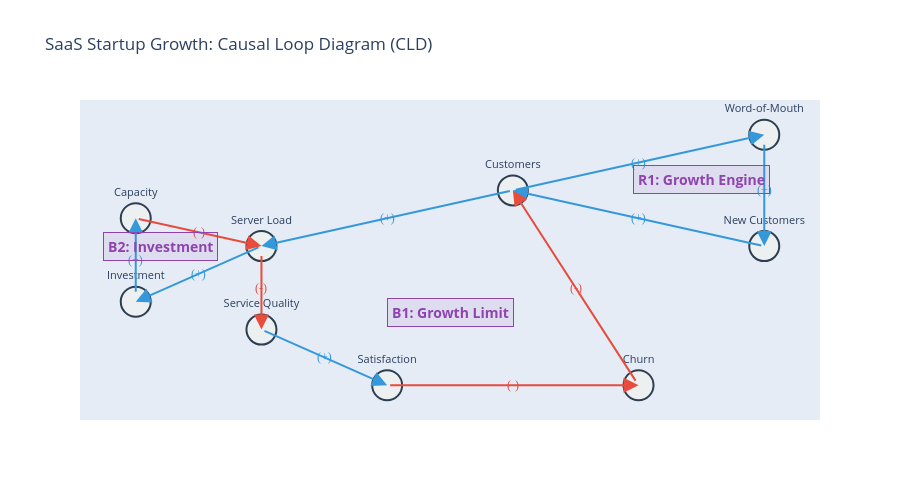

The code cell stored with this chart in its notebook:
### Markdown cell above
### 6.3 인과 루프 다이어그램 (CLD)

**한 줄 요약:** 시스템의 피드백 구조를 **변수와 화살표로 그린 지도**. DAG와 비슷하지만 **순환(루프)**이 허용된다.

#### CLD 표기법

| 요소 | 표기 | 의미 |
|------|------|------|
| 변수 | 텍스트 | 시스템의 상태 (고객 수, 품질 등) |
| 양의 인과 | ──→ (+) | 같은 방향으로 변화 (A↑ → B↑) |
| 음의 인과 | ──→ (-) | 반대 방향으로 변화 (A↑ → B↓) |
| 강화 루프 | R | 변화를 증폭 (눈덩이) |
| 균형 루프 | B | 변화를 억제 (온도조절기) |

**루프 유형 판별법:**
1. 루프를 한 바퀴 따라간다
2. 음의 극성(-)의 개수를 센다
3. **짝수면 R(강화), 홀수면 B(균형)**

#### CLD 예시: SaaS 스타트업의 성장과 한계

```
     [R1: 성장 엔진 — 구전으로 성장]
      고객 수 ──(+)──→ 구전 효과 ──(+)──→ 신규 고객 ──(+)──→ 고객 수 ↑

     [B1: 성장 한계 — 품질 저하로 이탈]
      고객 수 ──(+)──→ 서버 부하 ──(-)──→ 서비스 품질 ──(+)──→ 만족도
                                                                    │
      고객 수 ←──(-)── 이탈 ←──(-)──────────────────────────────────┘
```

- 초기: **R1이 우세** → 빠른 성장
- 고객이 늘면: **B1이 강해짐** → 품질 저하 → 이탈 증가
- 어느 시점에서 B1이 R1을 압도 → **성장 정체 또는 역전**

이것이 **"성장의 한계"** 패턴이다. 많은 스타트업이 이 함정에 빠진다.

### Code cell
# CLD 시각화: SaaS 스타트업 성장 모델
def draw_cld(nodes, edges, title, loop_labels=None):
    """인과 루프 다이어그램을 Plotly로 시각화
    
    Args:
        nodes: dict {name: (x, y)} 노드 위치
        edges: list of (from, to, polarity) 연결
        title: 그래프 제목
        loop_labels: list of (x, y, text) 루프 레이블
    """
    fig = go.Figure()
    
    # 엣지 그리기
    for src, tgt, polarity in edges:
        x0, y0 = nodes[src]
        x1, y1 = nodes[tgt]
        color = '#3498db' if polarity == '+' else '#e74c3c'
        dash = 'solid' if polarity == '+' else 'dash'
        
        # 화살표
        fig.add_annotation(
            x=x1, y=y1, ax=x0, ay=y0,
            xref='x', yref='y', axref='x', ayref='y',
            showarrow=True, arrowhead=2, arrowsize=1.5,
            arrowcolor=color, arrowwidth=2
        )
        
        # 극성 레이블
        mx, my = (x0 + x1) / 2, (y0 + y1) / 2
        fig.add_annotation(
            x=mx, y=my, text=f'({polarity})',
            showarrow=False, font=dict(size=12, color=color, family='Arial Black')
        )
    
    # 노드 그리기
    node_x = [pos[0] for pos in nodes.values()]
    node_y = [pos[1] for pos in nodes.values()]
    node_text = list(nodes.keys())
    
    fig.add_trace(go.Scatter(
        x=node_x, y=node_y, mode='markers+text',
        marker=dict(size=30, color='white', line=dict(width=2, color='black')),
        text=node_text, textposition='top center',
        textfont=dict(size=11, color='black'), showlegend=False
    ))
    
    # 루프 레이블
    if loop_labels:
        for lx, ly, lt in loop_labels:
            fig.add_annotation(
                x=lx, y=ly, text=f'<b>{lt}</b>',
                showarrow=False,
                font=dict(size=14, color='black'),
                bgcolor='rgba(155, 89, 182, 0.1)',
                bordercolor='black', borderwidth=1, borderpad=4
            )
    
    fig.update_layout(
        title=title, height=500,
        xaxis=dict(showgrid=False, zeroline=False, showticklabels=False),
        yaxis=dict(showgrid=False, zeroline=False, showticklabels=False)
    )
    return fig

# SaaS 스타트업 CLD
nodes = {
    'Customers': (2, 4),
    'Word-of-Mouth': (4, 5),
    'New Customers': (4, 3),
    'Server Load': (0, 3),
    'Service Quality': (0, 1.5),
    'Satisfaction': (1, 0.5),
    'Churn': (3, 0.5),
    'Investment': (-1, 2),
    'Capacity': (-1, 3.5)
}

edges = [
    # R1: Growth Engine
    ('Customers', 'Word-of-Mouth', '+'),
    ('Word-of-Mouth', 'New Customers', '+'),
    ('New Customers', 'Customers', '+'),
    # B1: Growth Limit
    ('Customers', 'Server Load', '+'),
    ('Server Load', 'Service Quality', '-'),
    ('Service Quality', 'Satisfaction', '+'),
    ('Satisfaction', 'Churn', '-'),
    ('Churn', 'Customers', '-'),
    # B2: Investment Response
    ('Server Load', 'Investment', '+'),
    ('Investment', 'Capacity', '+'),
    ('Capacity', 'Server Load', '-'),
]

loop_labels = [
    (3.5, 4.2, 'R1: Growth Engine'),
    (1.5, 1.8, 'B1: Growth Limit'),
    (-0.8, 3, 'B2: Investment')
]

fig = draw_cld(nodes, edges, 'SaaS Startup Growth: Causal Loop Diagram (CLD)', loop_labels)
fig.show()

print("💡 CLD 해석:")
print("   R1(성장 엔진): 고객 → 구전 → 신규고객 → 고객 (양의 극성만 → 강화 루프)")
print("   B1(성장 한계): 고객 → 부하 → 품질↓ → 만족↓ → 이탈↑ → 고객↓ (음의 극성 3개 → 균형 루프)")
print("   B2(투자 대응): 부하 → 투자 → 용량↑ → 부하↓ (음의 극성 1개 → 균형 루프)")
print("\n⚠️ 핵심 질문: B2(투자)가 B1(성장 한계)을 충분히 상쇄할 수 있는가?")

### Figure 1 — Plotly figure (JSON) as saved in the notebook; plotly's stock layout.template omitted (floating-point values rounded to 4 significant figures)
{"data": [{"marker": {"color": "#ecf0f1", "line": {"color": "#2c3e50", "width": 2}, "size": 30}, "mode": "markers+text", "showlegend": false, "text": ["Customers", "Word-of-Mouth", "New Customers", "Server Load", "Service Quality", "Satisfaction", "Churn", "Investment", "Capacity"], "textfont": {"size": 11}, "textposition": "top center", "type": "scatter", "x": [2, 4, 4, 0, 0, 1, 3, -1, -1], "y": [4, 5, 3, 3, 1.5, 0.5, 0.5, 2, 3.5]}], "layout": {"annotations": [{"arrowcolor": "#3498db", "arrowhead": 2, "arrowsize": 1.5, "arrowwidth": 2, "ax": 2, "axref": "x", "ay": 4, "ayref": "y", "showarrow": true, "x": 4, "xref": "x", "y": 5, "yref": "y"}, {"font": {"color": "#3498db", "family": "Arial Black", "size": 12}, "showarrow": false, "text": "(+)", "x": 3, "y": 4.5}, {"arrowcolor": "#3498db", "arrowhead": 2, "arrowsize": 1.5, "arrowwidth": 2, "ax": 4, "axref": "x", "ay": 5, "ayref": "y", "showarrow": true, "x": 4, "xref": "x", "y": 3, "yref": "y"}, {"font": {"color": "#3498db", "family": "Arial Black", "size": 12}, "showarrow": false, "text": "(+)", "x": 4, "y": 4}, {"arrowcolor": "#3498db", "arrowhead": 2, "arrowsize": 1.5, "arrowwidth": 2, "ax": 4, "axref": "x", "ay": 3, "ayref": "y", "showarrow": true, "x": 2, "xref": "x", "y": 4, "yref": "y"}, {"font": {"color": "#3498db", "family": "Arial Black", "size": 12}, "showarrow": false, "text": "(+)", "x": 3, "y": 3.5}, {"arrowcolor": "#3498db", "arrowhead": 2, "arrowsize": 1.5, "arrowwidth": 2, "ax": 2, "axref": "x", "ay": 4, "ayref": "y", "showarrow": true, "x": 0, "xref": "x", "y": 3, "yref": "y"}, {"font": {"color": "#3498db", "family": "Arial Black", "size": 12}, "showarrow": false, "text": "(+)", "x": 1, "y": 3.5}, {"arrowcolor": "#e74c3c", "arrowhead": 2, "arrowsize": 1.5, "arrowwidth": 2, "ax": 0, "axref": "x", "ay": 3, "ayref": "y", "showarrow": true, "x": 0, "xref": "x", "y": 1.5, "yref": "y"}, {"font": {"color": "#e74c3c", "family": "Arial Black", "size": 12}, "showarrow": false, "text": "(-)", "x": 0, "y": 2.25}, {"arrowcolor": "#3498db", "arrowhead": 2, "arrowsize": 1.5, "arrowwidth": 2, "ax": 0, "axref": "x", "ay": 1.5, "ayref": "y", "showarrow": true, "x": 1, "xref": "x", "y": 0.5, "yref": "y"}, {"font": {"color": "#3498db", "family": "Arial Black", "size": 12}, "showarrow": false, "text": "(+)", "x": 0.5, "y": 1}, {"arrowcolor": "#e74c3c", "arrowhead": 2, "arrowsize": 1.5, "arrowwidth": 2, "ax": 1, "axref": "x", "ay": 0.5, "ayref": "y", "showarrow": true, "x": 3, "xref": "x", "y": 0.5, "yref": "y"}, {"font": {"color": "#e74c3c", "family": "Arial Black", "size": 12}, "showarrow": false, "text": "(-)", "x": 2, "y": 0.5}, {"arrowcolor": "#e74c3c", "arrowhead": 2, "arrowsize": 1.5, "arrowwidth": 2, "ax": 3, "axref": "x", "ay": 0.5, "ayref": "y", "showarrow": true, "x": 2, "xref": "x", "y": 4, "yref": "y"}, {"font": {"color": "#e74c3c", "family": "Arial Black", "size": 12}, "showarrow": false, "text": "(-)", "x": 2.5, "y": 2.25}, {"arrowcolor": "#3498db", "arrowhead": 2, "arrowsize": 1.5, "arrowwidth": 2, "ax": 0, "axref": "x", "ay": 3, "ayref": "y", "showarrow": true, "x": -1, "xref": "x", "y": 2, "yref": "y"}, {"font": {"color": "#3498db", "family": "Arial Black", "size": 12}, "showarrow": false, "text": "(+)", "x": -0.5, "y": 2.5}, {"arrowcolor": "#3498db", "arrowhead": 2, "arrowsize": 1.5, "arrowwidth": 2, "ax": -1, "axref": "x", "ay": 2, "ayref": "y", "showarrow": true, "x": -1, "xref": "x", "y": 3.5, "yref": "y"}, {"font": {"color": "#3498db", "family": "Arial Black", "size": 12}, "showarrow": false, "text": "(+)", "x": -1, "y": 2.75}, {"arrowcolor": "#e74c3c", "arrowhead": 2, "arrowsize": 1.5, "arrowwidth": 2, "ax": -1, "axref": "x", "ay": 3.5, "ayref": "y", "showarrow": true, "x": 0, "xref": "x", "y": 3, "yref": "y"}, {"font": {"color": "#e74c3c", "family": "Arial Black", "size": 12}, "showarrow": false, "text": "(-)", "x": -0.5, "y": 3.25}, {"bgcolor": "rgba(155, 89, 182, 0.1)", "bordercolor": "#8e44ad", "borderpad": 4, "borderwidth": 1, "font": {"color": "#8e44ad", "size": 14}, "showarrow": false, "text": "<b>R1: Growth Engine</b>", "x": 3.5, "y": 4.2}, {"bgcolor": "rgba(155, 89, 182, 0.1)", "bordercolor": "#8e44ad", "borderpad": 4, "borderwidth": 1, "font": {"color": "#8e44ad", "size": 14}, "showarrow": false, "text": "<b>B1: Growth Limit</b>", "x": 1.5, "y": 1.8}, {"bgcolor": "rgba(155, 89, 182, 0.1)", "bordercolor": "#8e44ad", "borderpad": 4, "borderwidth": 1, "font": {"color": "#8e44ad", "size": 14}, "showarrow": false, "text": "<b>B2: Investment</b>", "x": -0.8, "y": 3}], "height": 500, "title": {"text": "SaaS Startup Growth: Causal Loop Diagram (CLD)"}, "xaxis": {"showgrid": false, "showticklabels": false, "zeroline": false}, "yaxis": {"showgrid": false, "showticklabels": false, "zeroline": false}}}
